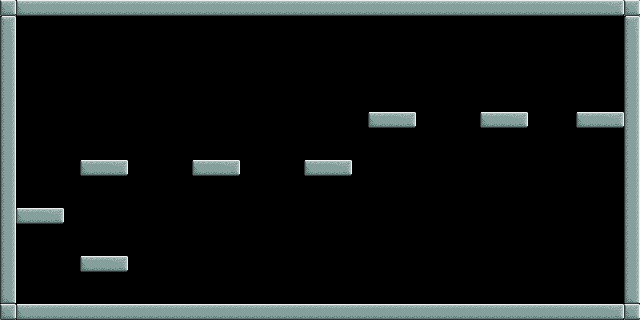

Below is a game level as drawn by its tile map, then a one-line description and the .tmx file that defines it, in full:
An orthogonal 40x20 tile map with 16x16 px tiles, 1 tile layer (Tiles) and 7 objects (3x Coin, 2x Sign, Start, End).

<map version="1.0" orientation="orthogonal" width="40" height="20" tilewidth="16" tileheight="16">
 <tileset firstgid="1" source="../images/tiles.tsx" />
 <layer name="Tiles" width="40" height="20">
  <data encoding="csv">
9,2,3,3,3,3,3,3,3,3,3,3,3,3,3,3,3,3,3,3,3,3,3,3,3,3,3,3,3,3,3,3,3,3,3,3,3,3,4,9,
5,0,0,0,0,0,0,0,0,0,0,0,0,0,0,0,0,0,0,0,0,0,0,0,0,0,0,0,0,0,0,0,0,0,0,0,0,0,0,5,
13,0,0,0,0,0,0,0,0,0,0,0,0,0,0,0,0,0,0,0,0,0,0,0,0,0,0,0,0,0,0,0,0,0,0,0,0,0,0,13,
13,0,0,0,0,0,0,0,0,0,0,0,0,0,0,0,0,0,0,0,0,0,0,0,0,0,0,0,0,0,0,0,0,0,0,0,0,0,0,13,
13,0,0,0,0,0,0,0,0,0,0,0,0,0,0,0,0,0,0,0,0,0,0,0,0,0,0,0,0,0,0,0,0,0,0,0,0,0,0,13,
13,0,0,0,0,0,0,0,0,0,0,0,0,0,0,0,0,0,0,0,0,0,0,0,0,0,0,0,0,0,0,0,0,0,0,0,0,0,0,13,
13,0,0,0,0,0,0,0,0,0,0,0,0,0,0,0,0,0,0,0,0,0,0,0,0,0,0,0,0,0,0,0,0,0,0,0,0,0,0,13,
13,0,0,0,0,0,0,0,0,0,0,0,0,0,0,0,0,0,0,0,0,0,0,2,3,4,0,0,0,0,2,3,4,0,0,0,2,3,4,13,
13,0,0,0,0,0,0,0,0,0,0,0,0,0,0,0,0,0,0,0,0,0,0,0,0,0,0,0,0,0,0,0,0,0,0,0,0,0,0,13,
13,0,0,0,0,0,0,0,0,0,0,0,0,0,0,0,0,0,0,0,0,0,0,0,0,0,0,0,0,0,0,0,0,0,0,0,0,0,0,13,
13,0,0,0,0,2,3,4,0,0,0,0,2,3,4,0,0,0,0,2,3,4,0,0,0,0,0,0,0,0,0,0,0,0,0,0,0,0,0,13,
13,0,0,0,0,0,0,0,0,0,0,0,0,0,0,0,0,0,0,0,0,0,0,0,0,0,0,0,0,0,0,0,0,0,0,0,0,0,0,13,
13,0,0,0,0,0,0,0,0,0,0,0,0,0,0,0,0,0,0,0,0,0,0,0,0,0,0,0,0,0,0,0,0,0,0,0,0,0,0,13,
13,2,3,4,0,0,0,0,0,0,0,0,0,0,0,0,0,0,0,0,0,0,0,0,0,0,0,0,0,0,0,0,0,0,0,0,0,0,0,13,
13,0,0,0,0,0,0,0,0,0,0,0,0,0,0,0,0,0,0,0,0,0,0,0,0,0,0,0,0,0,0,0,0,0,0,0,0,0,0,13,
13,0,0,0,0,0,0,0,0,0,0,0,0,0,0,0,0,0,0,0,0,0,0,0,0,0,0,0,0,0,0,0,0,0,0,0,0,0,0,13,
13,0,0,0,0,2,3,4,0,0,0,0,0,0,0,0,0,0,0,0,0,0,0,0,0,0,0,0,0,0,0,0,0,0,0,0,0,0,0,13,
13,0,0,0,0,0,0,0,0,0,0,0,0,0,0,0,0,0,0,0,0,0,0,0,0,0,0,0,0,0,0,0,0,0,0,0,0,0,0,13,
21,0,0,0,0,0,0,0,0,0,0,0,0,0,0,0,0,0,0,0,0,0,0,0,0,0,0,0,0,0,0,0,0,0,0,0,0,0,0,21,
9,2,3,3,3,3,3,3,3,3,3,3,3,3,3,3,3,3,3,3,3,3,3,3,3,3,3,3,3,3,3,3,3,3,3,3,3,3,4,9
</data>
 </layer>
 <objectgroup name="" width="40" height="20">
  <object type="Start" gid="29" x="32" y="288" />
  <object type="End" gid="30" x="592" y="96" />
  <object type="Coin" gid="40" x="208" y="128" />
  <object type="Coin" gid="40" x="576" y="288" />
  <object type="Coin" gid="40" x="32" y="176" />
  <object type="Sign" gid="37" x="480" y="112">
   <properties>
    <property name="text">Ubj ner lbh srryvat?
</property>
   </properties>
  </object>
  <object type="Sign" gid="37" x="80" y="160">
   <properties>
    <property name="text" value="Tyvgpul rabhtu?" />
   </properties>
  </object>
 </objectgroup>
</map>
